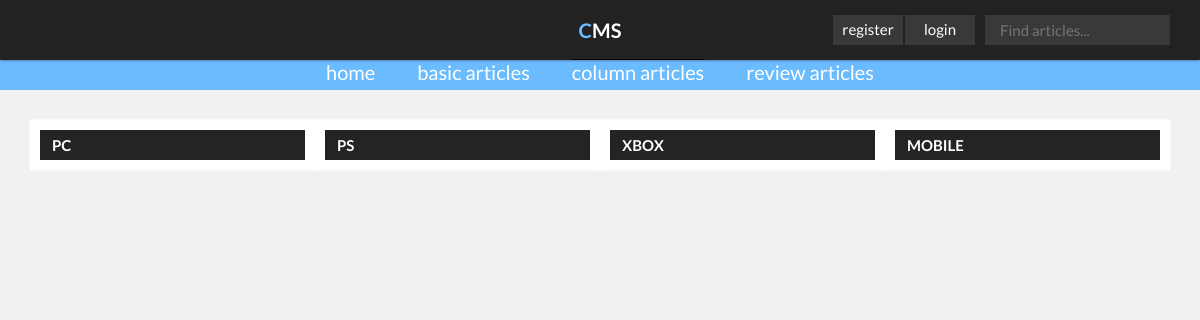
The app's page /index.php?page=articles&type=column, older data.
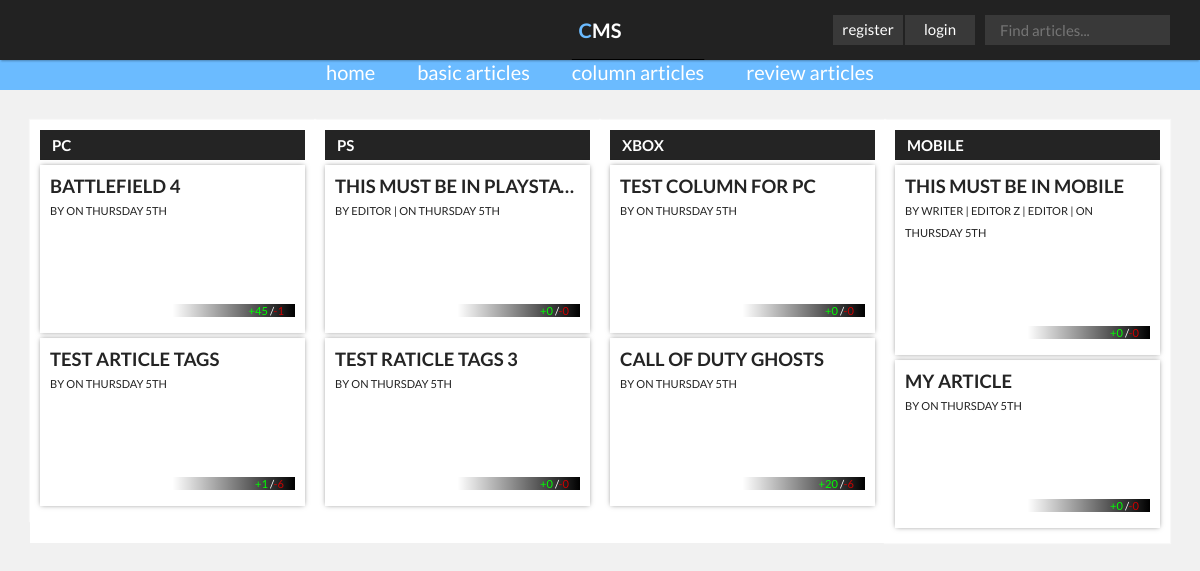
The same page, newer data.
### tables this page shows
CREATE TABLE IF NOT EXISTS `articles` (
  `article_id` int(6) NOT NULL AUTO_INCREMENT,
  `article_title` varchar(100) NOT NULL,
  `article_content` text NOT NULL,
  `article_timestamp` int(11) NOT NULL,
  `article_image` varchar(255) NOT NULL,
  `article_status` varchar(30) NOT NULL,
  `article_type` varchar(30) NOT NULL,
  `article_staff_pick` tinyint(4) DEFAULT '0',
  PRIMARY KEY (`article_id`)
);

CREATE TABLE IF NOT EXISTS `article_likes` (
  `article_like_id` int(6) NOT NULL AUTO_INCREMENT,
  `article_like_amount` int(6) NOT NULL DEFAULT '0',
  `article_id` int(6) NOT NULL,
  PRIMARY KEY (`article_like_id`),
  KEY `article_id` (`article_id`)
);

CREATE TABLE IF NOT EXISTS `article_dislikes` (
  `article_dislike_id` int(6) NOT NULL AUTO_INCREMENT,
  `article_dislike_amount` int(6) NOT NULL,
  `article_id` int(6) NOT NULL,
  PRIMARY KEY (`article_dislike_id`),
  KEY `article_id` (`article_id`)
);

CREATE TABLE IF NOT EXISTS `users` (
  `user_id` int(6) NOT NULL AUTO_INCREMENT,
  `user_name` varchar(255) NOT NULL,
  `user_password` varchar(255) NOT NULL,
  `user_role` varchar(30) NOT NULL,
  PRIMARY KEY (`user_id`)
);

### views/AUView.php (called while the page is built, shortened)
<?php
class AUView {
    private $articlesModel;
    public function __construct( $controller, $articlesModel, $usersModel ){
        $this->articlesModel    = $articlesModel;
    }
    public function output_column_articles(){
        include 'html/header.html.php';
        $articles = $this->articlesModel->getColumnArticles();
        include 'html/columns.html.php';
        include 'html/footer.html.php';
    }
}
 ?>

### models/ArticlesModel.php (called while the page is built, shortened)
<?php
include_once "config/connection.php";
include_once "models/Article.php";
class ArticlesModel {
    public function getColumnArticles(){
        global $pdo;
        $sth = $pdo->prepare("SELECT * FROM articles WHERE article_type = :type ORDER BY article_timestamp DESC");
        $sth->execute(array(':type'=>'column_article'));
        $rows = $sth->fetchAll();
        foreach($rows as $row){
            $article = new Article(
               $row['article_id']
               ,$row['article_title']
               ,$row['article_content']
               ,$row['article_timestamp']
               ,$row['article_image']
               ,$row['article_status']
               ,$row['article_type']
               ,$row['article_staff_pick']
               );
            $column_articles[] = $article;
        }
        return $column_articles;
    }
    public function getLikes( $article_id ) {
        global $pdo;
        $query = $pdo->prepare("SELECT article_like_amount FROM article_likes WHERE article_id = ? ");
        $query->bindValue(1, $article_id);
        $query->execute();
        $article_like_amount = $query->fetchColumn();
        return $article_like_amount;
    }
    public function getDislikes( $article_id ) {
        global $pdo;
        $query = $pdo->prepare("SELECT article_dislike_amount FROM article_dislikes WHERE article_id = ? ");
        $query->bindValue(1, $article_id);
        $query->execute();
        $article_dislike_amount = $query->fetchColumn();
        return $article_dislike_amount;
    }
    public function getArticleColumn( $article_id ) {
        global $pdo;
        $query = $pdo->prepare("SELECT column_name FROM column_articles WHERE article_id = ? ");
        $query->bindValue(1, $article_id);
        $query->execute();
        $column_name = $query->fetchColumn();
        return $column_name;
    }
    public function getArticleAuthors( $article_id ) {
        global $pdo;
        $query = $pdo->prepare("
          SELECT U.user_name
          FROM users U
          INNER JOIN article_authors  AU ON U.user_id = AU.user_id
          WHERE AU.article_id = ?");
        $query->bindValue(1, $article_id);
        $query->execute();
        $article_authors = $query->fetchAll();
        return $article_authors;
    }
}
?>

### models/article.php (called while the page is built, shortened)
<?php
	class Article {
		 public function __construct($article_id, $article_title, $article_content, $article_timestamp, $article_image, $article_status, $article_type, $article_staff_pick){
		 	$this->id = $article_id;
		 	$this->title = $article_title;
		 	$this->timestamp = $article_timestamp;
		 	$this->image = $article_image;
		 	$this->status = $article_status;
		 	return true;
		 }
		 public function getArticleId(){
		 	return $this->id;
		 }
		 public function getArticleTitle(){
		 	return $this->title;
		 }
		 public function getArticleTimestamp(){
		 	return $this->timestamp;
		 }
		 public function getArticleImage(){
		 	return $this->image;
		 }
		 public function getArticleStatus(){
		 	return $this->status;
		 }
	}
 ?>

### views/html/columns.html.php (the view)
<?php $columns = ["PC","PS","XBOX", "MOBILE"]?>
<div class="content">
    <?php foreach ($columns as $key => $column_name) { ?>
    <div class="block column-layout">
        <h2><?php echo $column_name; ?></h2>
        <ol>
            <?php foreach($articles as $article): ?>
                <?php if( $article->getArticleStatus() == "published" && $this->articlesModel->getArticleColumn( $article->getArticleId() ) == $column_name ) { ?>
                <li>
                    <a href="index.php?show=<?php echo $article->getArticleId(); ?>">
                        <h4><?php echo $article->getArticleTitle(); ?></h4>
                        <small>by
                            <?php $article_authors = $this->articlesModel->getArticleAuthors( $article->getArticleId() ); ?>
                            <?php foreach($article_authors as $author): ?>
                                <?php print $author['user_name']; ?> |
                            <?php endforeach; ?>
                        </small>
                        <small>on <?php echo date("l jS", $article->getArticleTimestamp()); ?></small>
                        <div class="small-thumb" style="background-image: url(<?php echo $article->getArticleImage(); ?>);"></div>
                        <small class="likes-dislikes pull-right">
                            <span class="green">+<?php echo $this->articlesModel->getLikes( $article->getArticleId() ); ?></span>
                            /<span class="red">-<?php echo $this->articlesModel->getDislikes( $article->getArticleId() ); ?></span>
                        </small>
                    </a>
                </li>
                <?php } ?>
            <?php endforeach; ?>
        </ol>
    </div>
    <?php } ?>
</div>

Row changes from the older to the newer data that the page shows:
added articles: article_title "BATTLEFIELD 4", article_timestamp "THURSDAY 5TH", article_id.article_like_amount "45", article_id.article_dislike_amount "1", shown under "PC"
added articles: article_title "TEST ARTICLE TAGS", article_timestamp "THURSDAY 5TH", article_id.article_like_amount "1", article_id.article_dislike_amount "6", shown under "PC"
added articles: article_title "THIS MUST BE IN PLAYSTA…", article_timestamp "THURSDAY 5TH", article_id.article_like_amount "0", article_id.article_dislike_amount "0", shown under "PS"
added users: user_name "EDITOR"
added articles: article_title "TEST RATICLE TAGS 3", article_timestamp "THURSDAY 5TH", article_id.article_like_amount "0", article_id.article_dislike_amount "0", shown under "PS"
added articles: article_title "TEST COLUMN FOR PC", article_timestamp "THURSDAY 5TH", article_id.article_like_amount "0", article_id.article_dislike_amount "0", shown under "XBOX"
added articles: article_title "CALL OF DUTY GHOSTS", article_timestamp "THURSDAY 5TH", article_id.article_like_amount "20", article_id.article_dislike_amount "6", shown under "XBOX"
added articles: article_title "THIS MUST BE IN MOBILE", article_timestamp "THURSDAY 5TH", article_id.article_like_amount "0", article_id.article_dislike_amount "0", shown under "MOBILE"
added users: user_name "WRITER", shown under "THIS MUST BE IN MOBILE"
added users: user_name "EDITOR Z", shown under "THIS MUST BE IN MOBILE"
added articles: article_title "MY ARTICLE", article_timestamp "THURSDAY 5TH", article_id.article_like_amount "0", article_id.article_dislike_amount "0", shown under "MOBILE"
